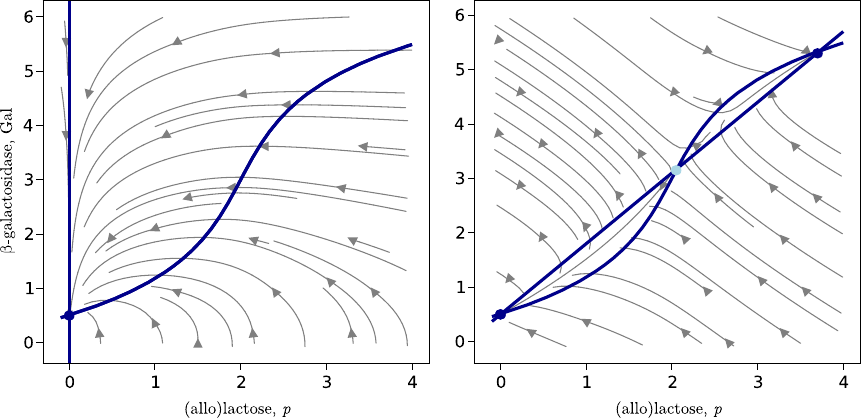

Julia code for this plot:
using DifferentialEquations
using ForwardDiff,LinearAlgebra
using CairoMakie,Colors,InvertedIndices

CairoMakie.activate!()

set_theme!(Theme(
    Axis = (
        xgridvisible  = false,
		ygridvisible  = false,
        # xticksvisible  = false,
		# yticksvisible  = false,
        # xticklabelsvisible  = false,
        # yticklabelsvisible  = false,
    )
))

figure = Figure(resolution = 72 .* (12,6) )
ax = Axis(figure[1,1],
    ylabel = L"$\beta$-galactosidase, Gal",
    xlabel = L"(allo)lactose, $p$"
)

streamplot!( ax, x-> Point2( -x[1]*x[2], asinh(3x[1]-6)+3-x[2] ),
    -0.1..4, -0.1..6, density=0.5, linewidth=1, colormap=[:gray], stepsize=0.1,
    arrow_size=12)

lines!( ax, -0.1..4, x->asinh(3x-6)+3, linewidth=3, color=:darkblue)
vlines!( ax, [0], linewidth=3, color=:darkblue)
scatter!( ax, [0], [1/2], markersize=10, color=:darkblue)


ax = Axis(figure[1,2],
    ylabel = "",
    xlabel = L"(allo)lactose, $p$"
)

streamplot!( ax, x-> Point2( (-1/2-1.3x[1]+x[2]), asinh(3x[1]-6)+3-x[2] ),
    -0.1..4, -0.1..6, density=0.5, linewidth=1, colormap=[:gray], stepsize=0.1,
    arrow_size=12)

lines!( ax, -0.1..4, x->asinh(3x-6)+3, linewidth=3, color=:darkblue)
lines!( ax, -0.1..4, x->1/2+1.3x, linewidth=3, color=:darkblue)

scatter!( ax, [0], [1/2], markersize=10, color=:darkblue)
scatter!( ax, [2.05], [3.15], markersize=10, color=:lightblue)
scatter!( ax, [3.7], [5.3], markersize=10, color=:darkblue)

figure
save("figures/switch.pdf",figure)